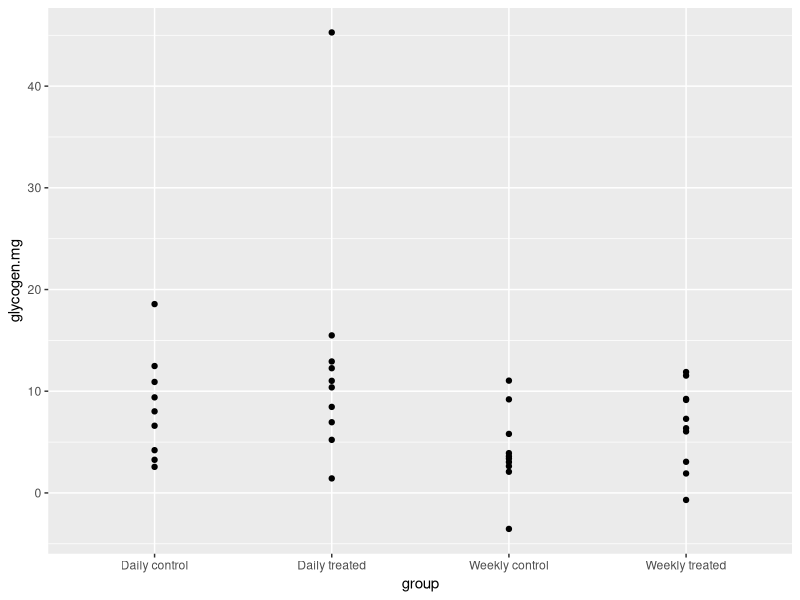
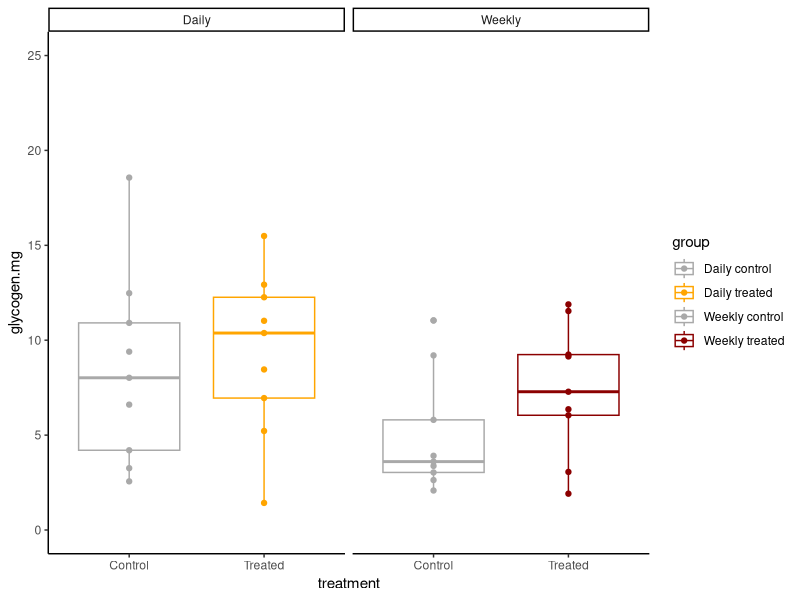
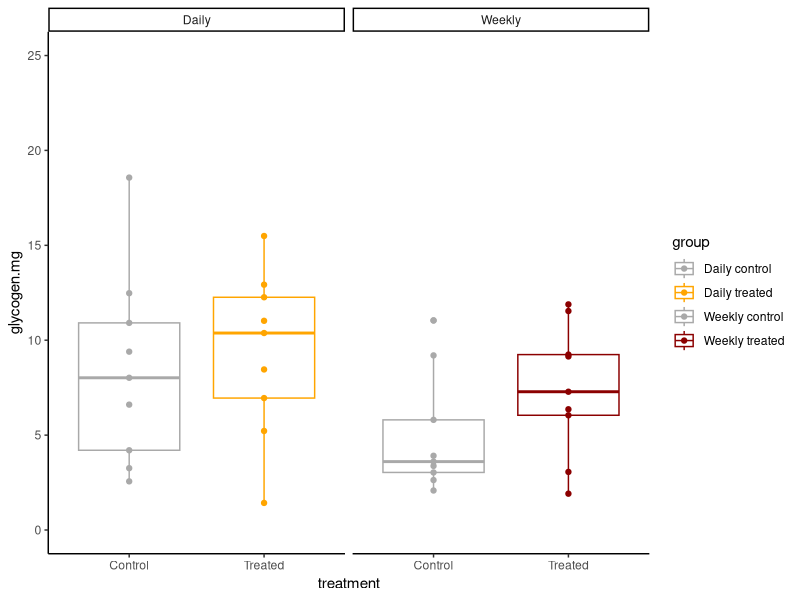

Recreate these plots in R, in order.
## ---- chunk 1
knitr::opts_chunk$set(echo = TRUE, warning = FALSE, message = FALSE)
## ---- chunk 2
library(MASS) 
library(tidyverse)
library(ggplot2)
library(readxl)
library(cowplot)
library(lme4)
library(lmerTest)
library(car)
library(effects)
library(emmeans)
library(tools)
library(pracma)
## ---- chunk 3
data<-read_csv("data/glycogen/20260508_westcott_glycogen.csv")%>%rename(sample=Sample, glycogen.mg=`(Glycogen-Glucose)*df/weight (ug/uL/mg)`)%>%select(sample, glycogen.mg)
## ---- chunk 4
metadata<-read_xlsx("data/resazurin/westcott/westcott_resazurin_metadata.xlsx")%>%filter(temperature=="22")%>%rename(sample=well)%>%select(sample, individual, temperature, experiment, treatment, group)
## ---- chunk 5
data<-left_join(metadata, data)%>%filter(!group=="NA")

head(data)
## ---- chunk 6
data%>%
  ggplot(aes(x=group, y=glycogen.mg))+
  geom_point()
## ---- chunk 7
data<-data%>%
  filter(glycogen.mg<40)%>%
  filter(glycogen.mg>0)
## ---- chunk 8
plot1<-data%>%
  ggplot(aes(x=treatment, y=glycogen.mg, colour=group))+
  facet_grid(~experiment, scales="free_x")+
  geom_boxplot()+
  geom_point()+
  ylim(0,25)+
  scale_colour_manual(values=c("darkgrey", "orange", "darkgrey", "darkred"))+
  theme_classic();plot1

ggsave(plot1, filename="figures/glycogen/glycogen_westcott.png", width=5, height=5)
## ---- chunk 9
model<-data%>%
  filter(experiment=="Daily")%>%
  
  aov(glycogen.mg~treatment, data=.)

summary(model)
## ---- chunk 10
model2<-data%>%
  filter(experiment=="Weekly")%>%
  
  aov(glycogen.mg~treatment, data=.)

summary(model2)
## ---- chunk 11
model3<-data%>%
  
  aov(glycogen.mg~group, data=.)

summary(model3)
